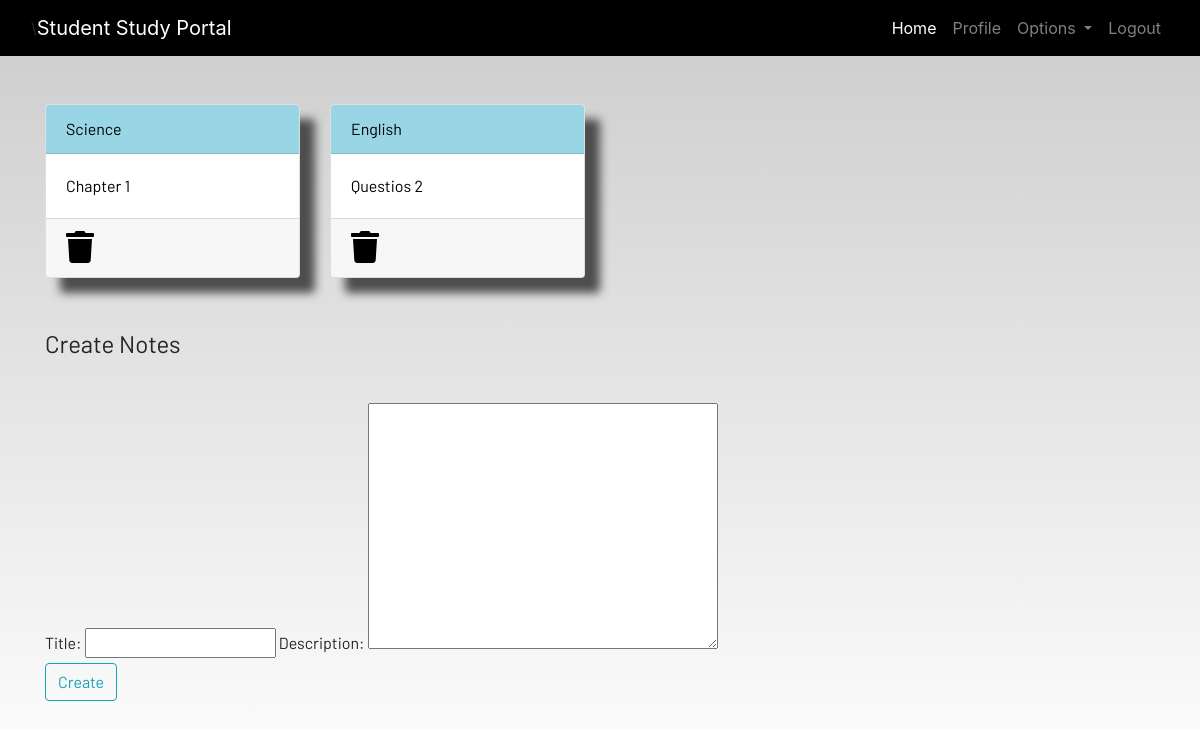
Screenshot of /notes/ (signed in) with the database file from the repository.
### myapp/models.py (models this page shows, shortened)
class Notes(models.Model):
    user= models.ForeignKey(User,on_delete=models.CASCADE)
    title=models.CharField(max_length=200)
    description=models.TextField()
    class Meta:
        verbose_name ="Notes"
        verbose_name_plural="Notes"

### myapp/views.py (the view)
# urls.py: path('notes/',views.notes,name="notes"),
@login_required
def notes(request):
    if request.method =="POST":
        form = Notesform(request.POST)
        if form.is_valid():
            notes = Notes(user=request.user,title=request.POST['title'],description=request.POST['description'])
            notes.save()
            return redirect("notes")
        messages.success(request,f"Notes Added From {request.user.username} Successfully")
    else:
        form=Notesform()
    notes=Notes.objects.filter(user=request.user)
    context={'notes':notes,'form':form}
    return render(request,'notes.html',context)

### myapp/forms.py
class Notesform(forms.ModelForm):
    class Meta:
        model=Notes
        fields=['title','description']

### myapp/templates/notes.html (shortened to what this page needs)
{% extends 'base.html' %}
{% load static %}
{% load crispy_forms_tags %}
{% block content %}
<div class="container">
    <div class="row">
        {% for i in notes %}
        <div class="col-md-3">
            <a href="{% url 'notes-detail' i.id %}">
                <div class="card">
                    <div class="card-header">{{i.title}}</div>
                    <div class="card-body">{{i.description|slice:"0:100"}}</div>
                    <div class="card-footer mt-auto ">
                    <a href="{% url 'delete-note' i.id %}"><i class="fa fa-trash fa-2x"></i></a>
                    </div>
                </div>
            </a>
        </div>
        {% endfor %}
        <br><br>
    </div>
</div>
<br><br>
<div class="container">
    <form method="POST">
        <fieldset class="form-group">
            <legend class="border-bottom mb-4">Create Notes</legend>
        </fieldset>
        {{form}}
        <div class="form-group">
            <button href="" class="btn btn-outline-info" type="submit">
                Create
            </button>
        </div>
    </form>
</div>
{% endblock content %}

### myapp/static/css/main.css (style rules this page uses)
html { scroll-behavior: smooth; height: 100%; width: 100%; }
.card { box-shadow: 15px 15px 10px rgb(78, 77, 77); }
a { text-decoration: none !important; color: black; }
.card-header { color: black !important; background: rgb(152, 214, 230) !important; transition: 0.3s ease-in; }
html, body { max-width: 100%; overflow-x: hidden; height: 100%; width: 100%; }
body { background: linear-gradient(rgba(0, 0, 0, 0.2), rgba(255, 255, 255, 0.5)); overflow-x: hidden; background-repeat: no-repeat; }
.card-header { background-color: rgb(133, 204, 231); }
.col-md-3 .card { width: 100%; height: 100%; }
.fa { color: black; }

### rows the page displays
Notes: title "Science", description "Chapter 1"
Notes: title "English", description "Questios 2"
